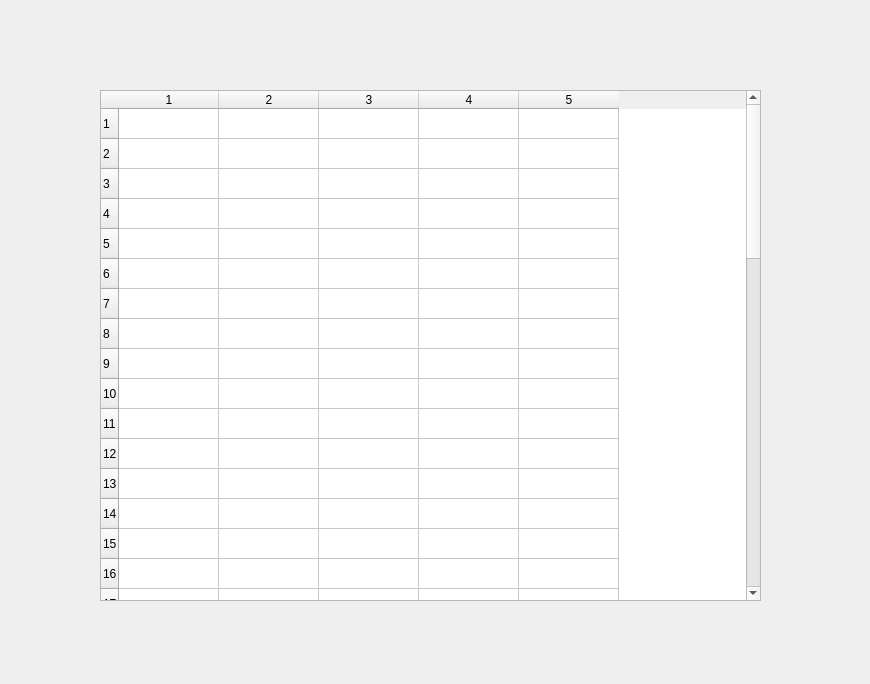
<?xml version="1.0" encoding="UTF-8"?>
<ui version="4.0">
 <class>Results</class>
 <widget class="QWidget" name="Results">
  <property name="geometry">
   <rect>
    <x>0</x>
    <y>0</y>
    <width>870</width>
    <height>684</height>
   </rect>
  </property>
  <property name="windowTitle">
   <string>Form</string>
  </property>
  <widget class="QTableWidget" name="tableWidget">
   <property name="geometry">
    <rect>
     <x>100</x>
     <y>90</y>
     <width>661</width>
     <height>511</height>
    </rect>
   </property>
   <property name="rowCount">
    <number>50</number>
   </property>
   <property name="columnCount">
    <number>5</number>
   </property>
   <row/>
   <row/>
   <row/>
   <row/>
   <row/>
   <row/>
   <row/>
   <row/>
   <row/>
   <row/>
   <row/>
   <row/>
   <row/>
   <row/>
   <row/>
   <row/>
   <row/>
   <row/>
   <row/>
   <row/>
   <row/>
   <row/>
   <row/>
   <row/>
   <row/>
   <row/>
   <row/>
   <row/>
   <row/>
   <row/>
   <row/>
   <row/>
   <row/>
   <row/>
   <row/>
   <row/>
   <row/>
   <row/>
   <row/>
   <row/>
   <row/>
   <row/>
   <row/>
   <row/>
   <row/>
   <row/>
   <row/>
   <row/>
   <row/>
   <row/>
   <column/>
   <column/>
   <column/>
   <column/>
   <column/>
  </widget>
 </widget>
 <resources/>
 <connections/>
</ui>
